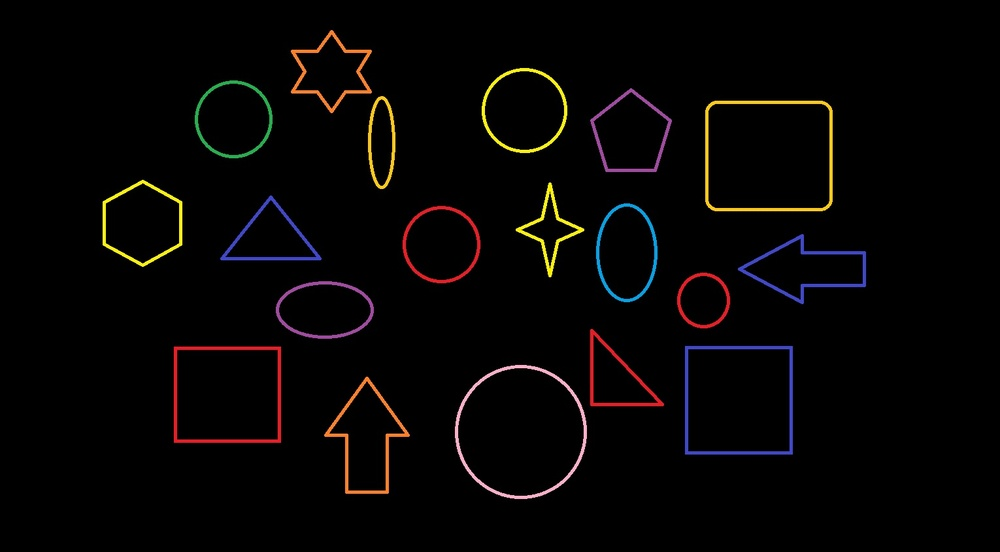
#> input picture Pycharm_folder/OpenCV_Sample/images/circles.jpg, 1000 x 552 px, shrunk from 1530 x 844 before the run, found by its file name
$ python -i houghCircle.py   (imports and definitions only)
#> lines starting #> are read from the running program, lines starting #| are printed output that depends on the picture; after the words box and inside, x2 and y2 are one past the last pixel; in counts of white or black regions, pixels touching at a corner belong together
import numpy as np
import cv2

def houghCirce():
    img1 = cv2.imread('images/circles.jpg')
#> img1 is the input picture: shape (552, 1000, 3); mean B, G, R 4, 4.4, 6.3
    img2 = img1.copy()

    # 가우시안 필터
    img2 = cv2.GaussianBlur(img2, (3, 3), 0)
    imgray = cv2.cvtColor(img2, cv2.COLOR_BGR2GRAY)
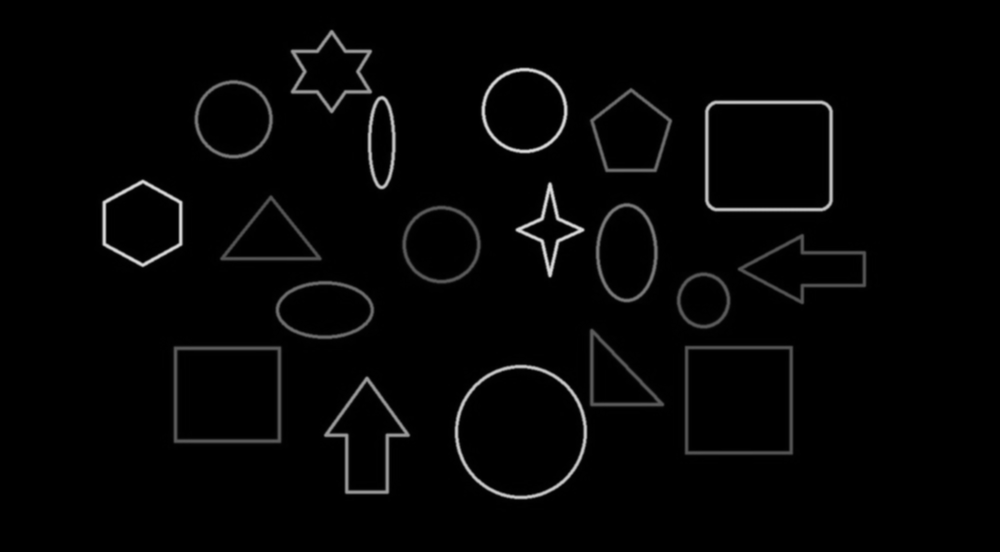
#> imgray: shape (552, 1000); min 0, max 220, mean 4.9

    # 1 : 원본이미지와 허프변환 카운팅 결과 이미지의 ratio
    # 20 : 원들의 중심간 최소 거리
    # param1 : 내부 Canny 함수 maxVal
    # param2 : 원으로 판단하는 허프변환 카운팅 값
    circles = cv2.HoughCircles(imgray, cv2.HOUGH_GRADIENT, 1, 20,
                               param1=60, param2=70, minRadius=0, maxRadius=0)
#> circles = [[520.5, 430.5, 62.6], [523.5, 110.5, 39.1], [440.5, 244.5, 35.2], [232.5, 119.5, 38.9], [702.5, 299.5, 27.4]]

    if circles is not None:
        circles = np.uint16(np.around(circles))
#> circles = [[520, 430, 63], [524, 110, 39], [440, 244, 35], [232, 120, 39], [702, 300, 27]]

        # [9 lines of commented-out code are left out]


        for i in circles[0, :]:
            cv2.circle(img1, (i[0], i[1]), i[2], (255, 20, 255), 5)
#> this loop made 5 passes
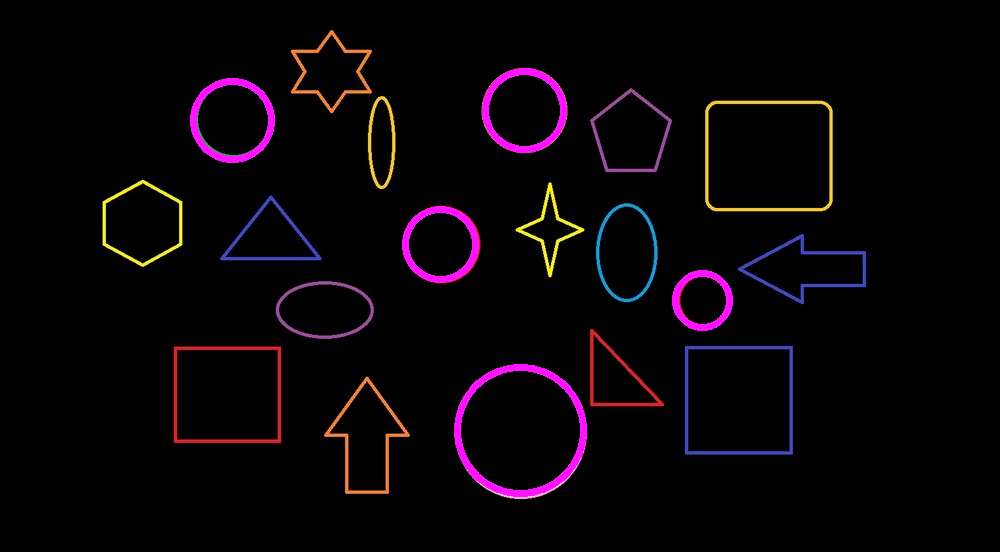
#> img1: shape (552, 1000, 3); 1.62% of pixels changed, all inside (x1, y1, x2, y2) = (190, 68, 733, 497)
            # [5 lines of commented-out code are left out]
        cv2.waitKey(0)
        cv2.destroyAllWindows()
    else:
        print('원을 찾지 못했습니다.')

>>> result = houghCirce()
